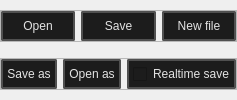
  <widget class="QDockWidget" name="dockWidget_10">
   <property name="features">
    <set>QDockWidget::DockWidgetFeature::DockWidgetFloatable|QDockWidget::DockWidgetFeature::DockWidgetMovable</set>
   </property>
   <property name="allowedAreas">
    <set>Qt::DockWidgetArea::BottomDockWidgetArea|Qt::DockWidgetArea::LeftDockWidgetArea|Qt::DockWidgetArea::RightDockWidgetArea</set>
   </property>
   <property name="windowTitle">
    <string>Explorer</string>
   </property>
   <attribute name="dockWidgetArea">
    <number>1</number>
   </attribute>
   <widget class="QWidget" name="explorer_layout_widget">
    <layout class="QVBoxLayout" name="verticalLayout_10">
     <property name="leftMargin">
      <number>0</number>
     </property>
     <property name="topMargin">
      <number>0</number>
     </property>
     <property name="rightMargin">
      <number>0</number>
     </property>
     <property name="bottomMargin">
      <number>0</number>
     </property>
     <item>
      <layout class="QVBoxLayout" name="explorer_layout"/>
     </item>
     <item>
      <widget class="QFrame" name="frame_3">
       <property name="maximumSize">
        <size>
         <width>16777215</width>
         <height>32</height>
        </size>
       </property>
       <property name="frameShape">
        <enum>QFrame::Shape::StyledPanel</enum>
       </property>
       <property name="frameShadow">
        <enum>QFrame::Shadow::Raised</enum>
       </property>
       <layout class="QHBoxLayout" name="horizontalLayout_4">
        <property name="leftMargin">
         <number>0</number>
        </property>
        <property name="topMargin">
         <number>0</number>
        </property>
        <property name="rightMargin">
         <number>0</number>
        </property>
        <property name="bottomMargin">
         <number>0</number>
        </property>
        <item>
         <widget class="QPushButton" name="open_file_button">
          <property name="toolTip">
           <string>&lt;html&gt;&lt;head/&gt;&lt;body&gt;&lt;p&gt;&lt;br/&gt;&lt;/p&gt;&lt;/body&gt;&lt;/html&gt;</string>
          </property>
          <property name="styleSheet">
           <string notr="true">
    /* QPushButton default and hover styles */
    QPushButton {

        font: 580 9pt &quot;Segoe UI&quot;;
	

        border: 2px solid black;
        border-radius: 2px;
        border-color: rgba(80, 80, 80, 255);
        height:22px;
        padding-top: 2px;
        padding-bottom:2px;
        padding-left: 4px;
        padding-right: 4px;
        color: #E3E3E3;
        background-color: #1C1C1C;
    }
    QPushButton:hover {
        background-color: #414956;
        color: white;
    }
    QPushButton:pressed {
        background-color: red;
        background-color: #1C1C1C;
        margin: 1 px;
        margin-left: 2px;
        margin-right: 2px;

    }</string>
          </property>
          <property name="text">
           <string>Open</string>
          </property>
          <property name="icon">
           <iconset resource="../resources.qrc">
            <normaloff>:/icons/file_open_16dp_9D9D9D_FILL0_wght400_GRAD0_opsz20.svg</normaloff>:/icons/file_open_16dp_9D9D9D_FILL0_wght400_GRAD0_opsz20.svg</iconset>
          </property>
          <property name="iconSize">
           <size>
            <width>20</width>
            <height>20</height>
           </size>
          </property>
         </widget>
        </item>
        <item>
         <widget class="QPushButton" name="save_file_button">
          <property name="toolTip">
           <string>&lt;html&gt;&lt;head/&gt;&lt;body&gt;&lt;p&gt;Save and compile Ctrl + S&lt;/p&gt;&lt;/body&gt;&lt;/html&gt;</string>
          </property>
          <property name="styleSheet">
           <string notr="true">
    /* QPushButton default and hover styles */
    QPushButton {

        font: 580 9pt &quot;Segoe UI&quot;;
	

        border: 2px solid black;
        border-radius: 2px;
        border-color: rgba(80, 80, 80, 255);
        height:22px;
        padding-top: 2px;
        padding-bottom:2px;
        padding-left: 4px;
        padding-right: 4px;
        color: #E3E3E3;
        background-color: #1C1C1C;
    }
    QPushButton:hover {
        background-color: #414956;
        color: white;
    }
    QPushButton:pressed {
        background-color: red;
        background-color: #1C1C1C;
        margin: 1 px;
        margin-left: 2px;
        margin-right: 2px;

    }</string>
          </property>
          <property name="text">
           <string>Save</string>
          </property>
          <property name="icon">
           <iconset resource="../resources.qrc">
            <normaloff>:/icons/save_16dp_9D9D9D_FILL0_wght400_GRAD0_opsz20.svg</normaloff>:/icons/save_16dp_9D9D9D_FILL0_wght400_GRAD0_opsz20.svg</iconset>
          </property>
          <property name="iconSize">
           <size>
            <width>20</width>
            <height>20</height>
           </size>
          </property>
          <property name="shortcut">
           <string>Ctrl+S</string>
          </property>
         </widget>
        </item>
        <item>
         <widget class="QPushButton" name="cerate_file_button">
          <property name="toolTip">
           <string>&lt;html&gt;&lt;head/&gt;&lt;body&gt;&lt;p&gt;Ctrl + N&lt;/p&gt;&lt;/body&gt;&lt;/html&gt;</string>
          </property>
          <property name="styleSheet">
           <string notr="true">
    /* QPushButton default and hover styles */
    QPushButton {

        font: 580 9pt &quot;Segoe UI&quot;;
	

        border: 2px solid black;
        border-radius: 2px;
        border-color: rgba(80, 80, 80, 255);
        height:22px;
        padding-top: 2px;
        padding-bottom:2px;
        padding-left: 4px;
        padding-right: 4px;
        color: #E3E3E3;
        background-color: #1C1C1C;
    }
    QPushButton:hover {
        background-color: #414956;
        color: white;
    }
    QPushButton:pressed {
        background-color: red;
        background-color: #1C1C1C;
        margin: 1 px;
        margin-left: 2px;
        margin-right: 2px;

    }</string>
          </property>
          <property name="text">
           <string>New file</string>
          </property>
          <property name="icon">
           <iconset resource="../resources.qrc">
            <normaloff>:/icons/add_24dp_9D9D9D_FILL0_wght400_GRAD0_opsz24.svg</normaloff>:/icons/add_24dp_9D9D9D_FILL0_wght400_GRAD0_opsz24.svg</iconset>
          </property>
          <property name="iconSize">
           <size>
            <width>20</width>
            <height>20</height>
           </size>
          </property>
          <property name="shortcut">
           <string>Ctrl+N</string>
          </property>
         </widget>
        </item>
       </layout>
      </widget>
     </item>
     <item>
      <widget class="QFrame" name="frame_4">
       <property name="maximumSize">
        <size>
         <width>16777215</width>
         <height>32</height>
        </size>
       </property>
       <property name="frameShape">
        <enum>QFrame::Shape::StyledPanel</enum>
       </property>
       <property name="frameShadow">
        <enum>QFrame::Shadow::Raised</enum>
       </property>
       <layout class="QHBoxLayout" name="horizontalLayout_2">
        <property name="leftMargin">
         <number>0</number>
        </property>
        <property name="topMargin">
         <number>0</number>
        </property>
        <property name="rightMargin">
         <number>0</number>
        </property>
        <property name="bottomMargin">
         <number>0</number>
        </property>
        <item>
         <widget class="QPushButton" name="save_as_file_button">
          <property name="toolTip">
           <string>&lt;html&gt;&lt;head/&gt;&lt;body&gt;&lt;p&gt;Save and compile Ctrl + Shift+ S&lt;/p&gt;&lt;/body&gt;&lt;/html&gt;</string>
          </property>
          <property name="styleSheet">
           <string notr="true">
    /* QPushButton default and hover styles */
    QPushButton {

        font: 580 9pt &quot;Segoe UI&quot;;
	

        border: 2px solid black;
        border-radius: 2px;
        border-color: rgba(80, 80, 80, 255);
        height:22px;
        padding-top: 2px;
        padding-bottom:2px;
        padding-left: 4px;
        padding-right: 4px;
        color: #E3E3E3;
        background-color: #1C1C1C;
    }
    QPushButton:hover {
        background-color: #414956;
        color: white;
    }
    QPushButton:pressed {
        background-color: red;
        background-color: #1C1C1C;
        margin: 1 px;
        margin-left: 2px;
        margin-right: 2px;

    }</string>
          </property>
          <property name="text">
           <string>Save as</string>
          </property>
          <property name="icon">
           <iconset resource="../resources.qrc">
            <normaloff>:/icons/save_as_16dp_9D9D9D_FILL0_wght400_GRAD0_opsz20.svg</normaloff>:/icons/save_as_16dp_9D9D9D_FILL0_wght400_GRAD0_opsz20.svg</iconset>
          </property>
          <property name="iconSize">
           <size>
            <width>20</width>
            <height>20</height>
           </size>
          </property>
          <property name="shortcut">
           <string>Ctrl+Shift+S</string>
          </property>
         </widget>
        </item>
        <item>
         <widget class="QPushButton" name="open_file_as_button">
          <property name="toolTip">
           <string>&lt;html&gt;&lt;head/&gt;&lt;body&gt;&lt;p&gt;Ctrl + O&lt;/p&gt;&lt;/body&gt;&lt;/html&gt;</string>
          </property>
          <property name="styleSheet">
           <string notr="true">
    /* QPushButton default and hover styles */
    QPushButton {

        font: 580 9pt &quot;Segoe UI&quot;;
	

        border: 2px solid black;
        border-radius: 2px;
        border-color: rgba(80, 80, 80, 255);
        height:22px;
        padding-top: 2px;
        padding-bottom:2px;
        padding-left: 4px;
        padding-right: 4px;
        color: #E3E3E3;
        background-color: #1C1C1C;
    }
    QPushButton:hover {
        background-color: #414956;
        color: white;
    }
    QPushButton:pressed {
        background-color: red;
        background-color: #1C1C1C;
        margin: 1 px;
        margin-left: 2px;
        margin-right: 2px;

    }</string>
          </property>
          <property name="text">
           <string>Open as</string>
          </property>
          <property name="icon">
           <iconset resource="../resources.qrc">
            <normaloff>:/icons/edit_document_16dp_9D9D9D_FILL0_wght400_GRAD0_opsz20.svg</normaloff>:/icons/edit_document_16dp_9D9D9D_FILL0_wght400_GRAD0_opsz20.svg</iconset>
          </property>
          <property name="iconSize">
           <size>
            <width>20</width>
            <height>20</height>
           </size>
          </property>
          <property name="shortcut">
           <string>Ctrl+O</string>
          </property>
         </widget>
        </item>
        <item>
         <widget class="QCheckBox" name="realtime_save_checkbox">
          <property name="styleSheet">
           <string notr="true">
    /* QPushButton default and hover styles */
    QCheckBox {

        font: 580 10pt &quot;Segoe UI&quot;;

        border: 2px solid black;
        border-radius: 2px;
        border-color: rgba(80, 80, 80, 255);
        height:22px;
        padding-top: 2px;
        padding-bottom:2px;
        padding-left: 4px;
        padding-right: 4px;
        color: #E3E3E3;
        background-color: #1C1C1C;
    }
    QCheckBox:hover {
        background-color: #414956;
        color: white;
    }
    QCheckBox:pressed {

    }</string>
          </property>
          <property name="text">
           <string>Realtime save</string>
          </property>
         </widget>
        </item>
       </layout>
      </widget>
     </item>
    </layout>
   </widget>
  </widget>
